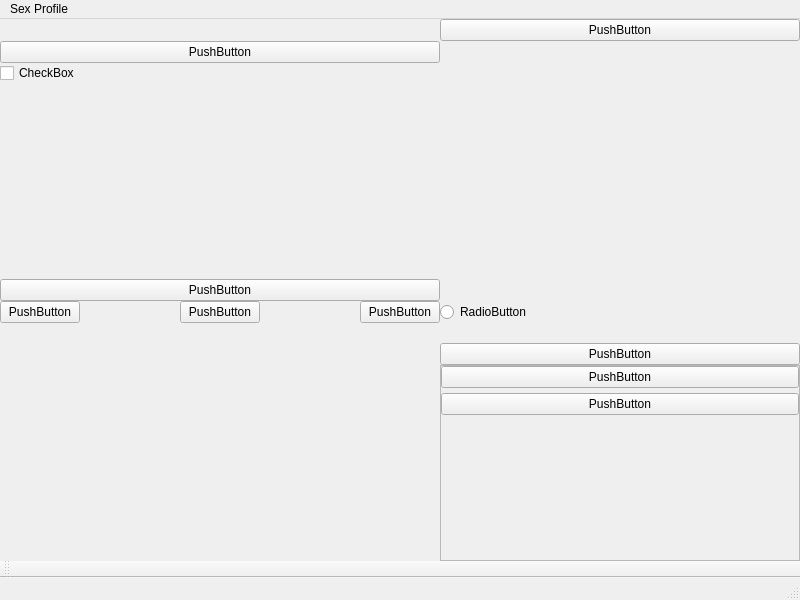
<?xml version="1.0" encoding="UTF-8"?>
<ui version="4.0">
 <class>MainWindow</class>
 <widget class="QMainWindow" name="MainWindow">
  <property name="geometry">
   <rect>
    <x>0</x>
    <y>0</y>
    <width>800</width>
    <height>600</height>
   </rect>
  </property>
  <property name="windowTitle">
   <string>MainWindow</string>
  </property>
  <widget class="QWidget" name="centralwidget">
   <layout class="QGridLayout" name="gridLayout_3">
    <property name="leftMargin">
     <number>0</number>
    </property>
    <property name="topMargin">
     <number>0</number>
    </property>
    <property name="rightMargin">
     <number>0</number>
    </property>
    <property name="bottomMargin">
     <number>0</number>
    </property>
    <property name="spacing">
     <number>0</number>
    </property>
    <item row="0" column="0">
     <layout class="QGridLayout" name="gridLayout_2" rowstretch="0,0,0,0,0,0,0,0,0,0" columnstretch="0,0" rowminimumheight="0,10,0,0,10,0,0,0,0,0">
      <property name="spacing">
       <number>0</number>
      </property>
      <item row="7" column="1">
       <widget class="QPushButton" name="pushButton_3">
        <property name="text">
         <string>PushButton</string>
        </property>
       </widget>
      </item>
      <item row="3" column="0" colspan="2">
       <spacer name="verticalSpacer">
        <property name="orientation">
         <enum>Qt::Vertical</enum>
        </property>
        <property name="sizeHint" stdset="0">
         <size>
          <width>20</width>
          <height>40</height>
         </size>
        </property>
       </spacer>
      </item>
      <item row="8" column="1">
       <widget class="QFrame" name="frame">
        <property name="frameShape">
         <enum>QFrame::StyledPanel</enum>
        </property>
        <property name="frameShadow">
         <enum>QFrame::Raised</enum>
        </property>
        <layout class="QVBoxLayout" name="verticalLayout" stretch="20,1,30,20,0">
         <property name="spacing">
          <number>0</number>
         </property>
         <property name="leftMargin">
          <number>0</number>
         </property>
         <property name="topMargin">
          <number>0</number>
         </property>
         <property name="rightMargin">
          <number>0</number>
         </property>
         <property name="bottomMargin">
          <number>0</number>
         </property>
         <item>
          <widget class="QPushButton" name="pushButton_8">
           <property name="text">
            <string>PushButton</string>
           </property>
          </widget>
         </item>
         <item>
          <spacer name="verticalSpacer_4">
           <property name="orientation">
            <enum>Qt::Vertical</enum>
           </property>
           <property name="sizeHint" stdset="0">
            <size>
             <width>20</width>
             <height>20</height>
            </size>
           </property>
          </spacer>
         </item>
         <item>
          <widget class="QPushButton" name="pushButton_9">
           <property name="text">
            <string>PushButton</string>
           </property>
          </widget>
         </item>
         <item>
          <spacer name="verticalSpacer_5">
           <property name="orientation">
            <enum>Qt::Vertical</enum>
           </property>
           <property name="sizeHint" stdset="0">
            <size>
             <width>20</width>
             <height>40</height>
            </size>
           </property>
          </spacer>
         </item>
         <item>
          <spacer name="verticalSpacer_3">
           <property name="orientation">
            <enum>Qt::Vertical</enum>
           </property>
           <property name="sizeHint" stdset="0">
            <size>
             <width>20</width>
             <height>40</height>
            </size>
           </property>
          </spacer>
         </item>
        </layout>
       </widget>
      </item>
      <item row="2" column="0" colspan="2">
       <widget class="QCheckBox" name="checkBox">
        <property name="text">
         <string>CheckBox</string>
        </property>
       </widget>
      </item>
      <item row="5" column="0">
       <layout class="QHBoxLayout" name="horizontalLayout">
        <property name="spacing">
         <number>100</number>
        </property>
        <item>
         <widget class="QPushButton" name="pushButton_6">
          <property name="text">
           <string>PushButton</string>
          </property>
         </widget>
        </item>
        <item>
         <widget class="QPushButton" name="pushButton_7">
          <property name="text">
           <string>PushButton</string>
          </property>
         </widget>
        </item>
        <item>
         <widget class="QPushButton" name="pushButton_5">
          <property name="text">
           <string>PushButton</string>
          </property>
         </widget>
        </item>
       </layout>
      </item>
      <item row="6" column="0" colspan="2">
       <spacer name="horizontalSpacer">
        <property name="orientation">
         <enum>Qt::Horizontal</enum>
        </property>
        <property name="sizeHint" stdset="0">
         <size>
          <width>40</width>
          <height>20</height>
         </size>
        </property>
       </spacer>
      </item>
      <item row="0" column="1">
       <widget class="QPushButton" name="pushButton_2">
        <property name="text">
         <string>PushButton</string>
        </property>
       </widget>
      </item>
      <item row="8" column="0">
       <spacer name="verticalSpacer_2">
        <property name="orientation">
         <enum>Qt::Vertical</enum>
        </property>
        <property name="sizeHint" stdset="0">
         <size>
          <width>20</width>
          <height>40</height>
         </size>
        </property>
       </spacer>
      </item>
      <item row="1" column="0">
       <widget class="QPushButton" name="pushButton">
        <property name="text">
         <string>PushButton</string>
        </property>
       </widget>
      </item>
      <item row="4" column="0">
       <widget class="QPushButton" name="pushButton_4">
        <property name="text">
         <string>PushButton</string>
        </property>
       </widget>
      </item>
      <item row="5" column="1">
       <widget class="QRadioButton" name="radioButton">
        <property name="text">
         <string>RadioButton</string>
        </property>
       </widget>
      </item>
     </layout>
    </item>
   </layout>
  </widget>
  <widget class="QMenuBar" name="menubar">
   <property name="geometry">
    <rect>
     <x>0</x>
     <y>0</y>
     <width>800</width>
     <height>21</height>
    </rect>
   </property>
   <widget class="QMenu" name="menuhello">
    <property name="title">
     <string>Sex Profile</string>
    </property>
   </widget>
   <addaction name="menuhello"/>
  </widget>
  <widget class="QStatusBar" name="statusbar"/>
  <widget class="QToolBar" name="toolBar">
   <property name="windowTitle">
    <string>toolBar</string>
   </property>
   <attribute name="toolBarArea">
    <enum>BottomToolBarArea</enum>
   </attribute>
   <attribute name="toolBarBreak">
    <bool>false</bool>
   </attribute>
  </widget>
 </widget>
 <resources/>
 <connections/>
</ui>
